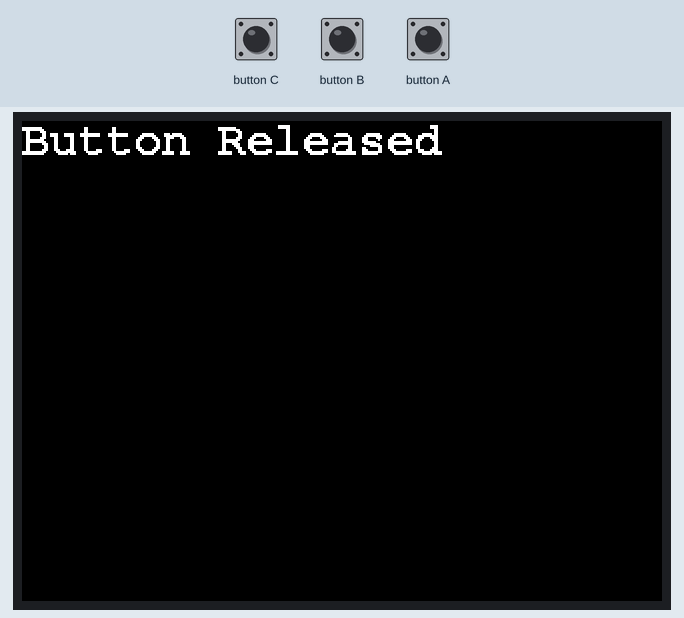
Simulated run of this sketch. Board: ESP32. Shown: 320×240 colour display. The inputs (shaded band) are chosen by the test bench.

Above: at 1.3 s.
1.4 s: button B pressed for 0.15 s
At 1.56 s:
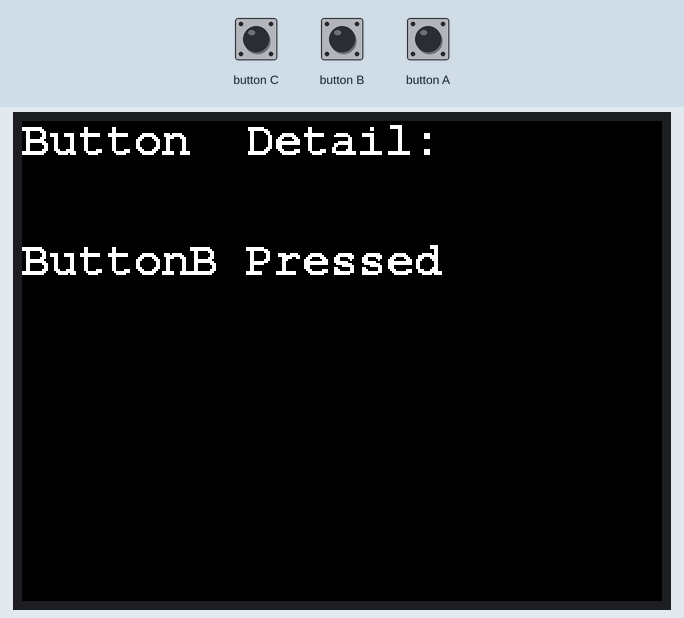
3.1 s: button A pressed for 0.15 s
At 3.26 s:
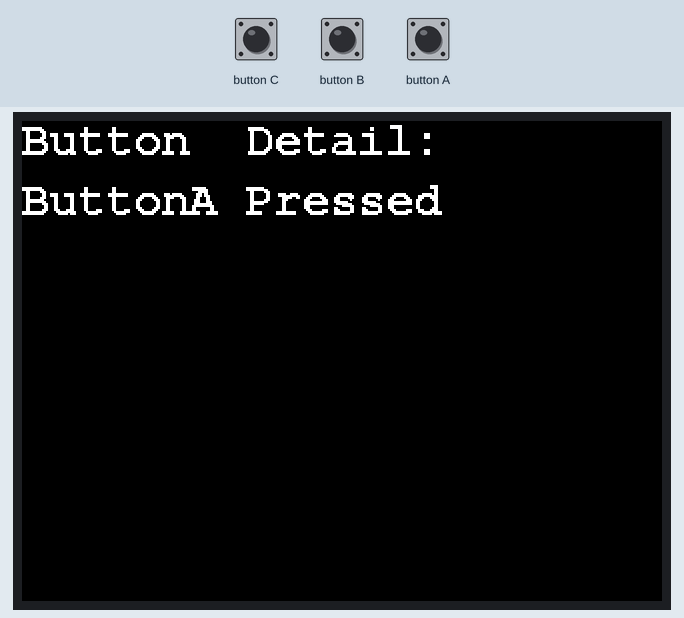
4.8 s: button A pressed for 3.2 s
9.5 s: button B pressed for 3.2 s
At 10.4 s:
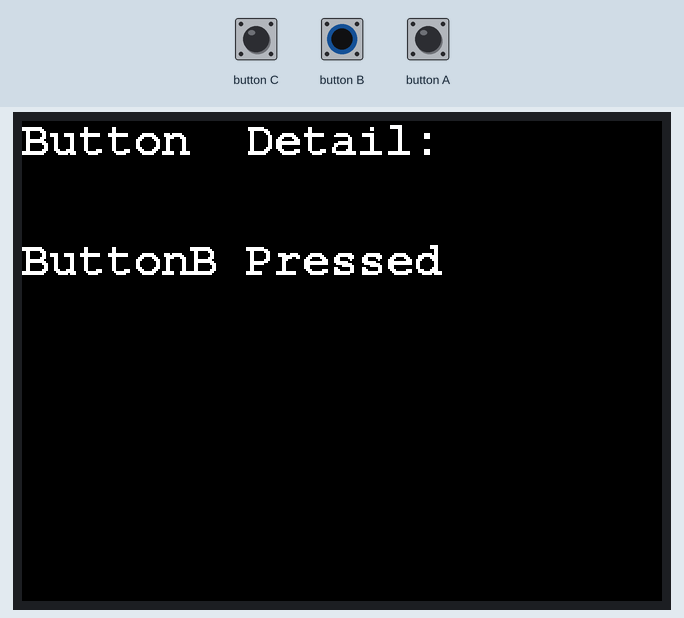
14.2 s: button B driven LOW and button A driven LOW
At 15.5 s:
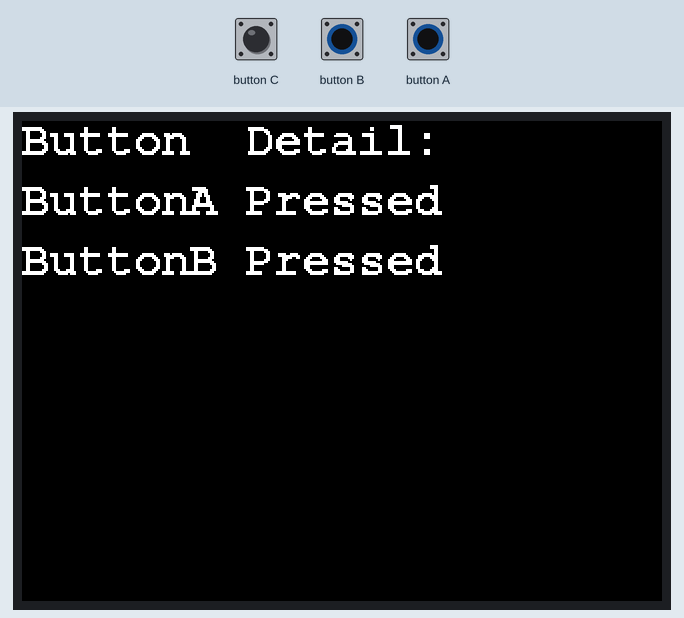
Timing chart, 0 to 17.2 s (numbered marks = the images above; inputs shaded):
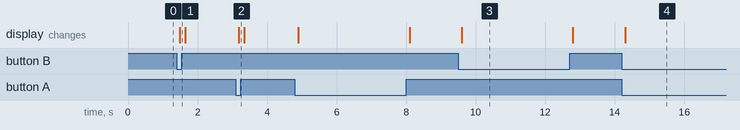

Measured:
- after the input at 1.4 s, the display: changes after 0.09 s (image 1)
- after the input at 3.1 s, the display: changes after 0.09 s (image 2)
- after the input at 9.5 s, the display: changes after 0.09 s (image 3)
- after the input at 14.2 s, the display: changes after 0.10 s (image 4)

The sketch:

button.ino
```cpp
#include "M5Unified.h"
#include "M5GFX.h"

static int32_t w;
static int32_t h;
static bool drawed = false;

void setup()
{
    auto cfg = M5.config();
    M5.begin(cfg);

    M5.Lcd.setRotation(1);
    w = M5.Lcd.width();
    h = M5.Lcd.height();
    M5.Lcd.setFont(&fonts::FreeMonoBold12pt7b);
    M5.Lcd.drawString("Button Released", 0, 0);
}

void loop()
{
    M5.update();
    if(M5.BtnA.isPressed() || M5.BtnB.isPressed())
    {
        if (!drawed){
            M5.Lcd.clear();
        }
        M5.Lcd.drawString("Button  Detail:", 0, 0);
        if (M5.BtnA.isPressed()) {
            M5.Lcd.drawString("ButtonA Pressed", 0, 30);
        }
        if (M5.BtnB.isPressed()) {
            M5.Lcd.drawString("ButtonB Pressed", 0, 60);
        }
        drawed = true;
    }
    else if (drawed){
        drawed = false;
        M5.Lcd.clear();
        M5.Lcd.drawString("Button Released", 0, 0);
    }
    vTaskDelay(1);
}
```
